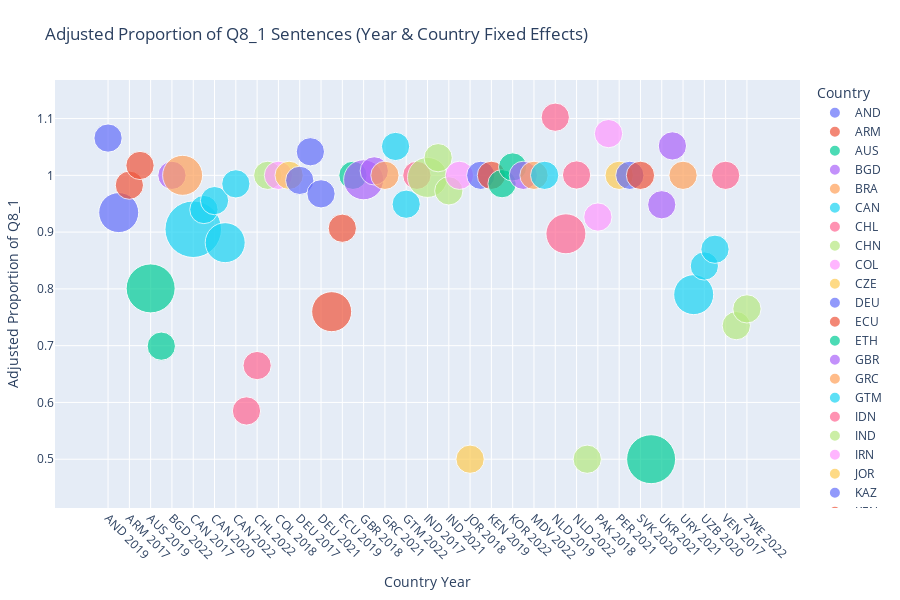

Notebook code for this chart:
### Code cell
# Estimate and visualize country- and year-adjusted proportions of Q8_1 sentences using fixed-effects regression.
# Apply OLS with categorical controls for country and year to obtain adjusted proportions.
# Plot fitted values as a scatter visualization across country-year combinations.

%run q8_fixed_effects_proportion.py

### Figure 1 — Plotly figure (JSON) as saved in the notebook; plotly's stock layout.template omitted (floating-point values rounded to 4 significant figures)
{"data": [{"hovertemplate": "<b>%{hovertext}</b><br><br>B_COUNTRY_ALPHA=AND<br>Country Year=%{x}<br>Adjusted Proportion of Q8_1=%{y}<br>Sentence Count=%{marker.size}<extra></extra>", "hovertext": ["AND 2019", "AND 2020"], "legendgroup": "AND", "marker": {"color": "#636efa", "size": [1, 2], "sizemode": "area", "sizeref": 0.0025, "symbol": "circle"}, "mode": "markers", "name": "AND", "orientation": "v", "showlegend": true, "type": "scatter", "x": ["AND 2019", "AND 2020"], "xaxis": "x", "y": [1.066, 0.9344], "yaxis": "y"}, {"hovertemplate": "<b>%{hovertext}</b><br><br>B_COUNTRY_ALPHA=ARM<br>Country Year=%{x}<br>Adjusted Proportion of Q8_1=%{y}<br>Sentence Count=%{marker.size}<extra></extra>", "hovertext": ["ARM 2017", "ARM 2018"], "legendgroup": "ARM", "marker": {"color": "#EF553B", "size": [1, 1], "sizemode": "area", "sizeref": 0.0025, "symbol": "circle"}, "mode": "markers", "name": "ARM", "orientation": "v", "showlegend": true, "type": "scatter", "x": ["ARM 2017", "ARM 2018"], "xaxis": "x", "y": [0.9826, 1.017], "yaxis": "y"}, {"hovertemplate": "<b>%{hovertext}</b><br><br>B_COUNTRY_ALPHA=AUS<br>Country Year=%{x}<br>Adjusted Proportion of Q8_1=%{y}<br>Sentence Count=%{marker.size}<extra></extra>", "hovertext": ["AUS 2019", "AUS 2022"], "legendgroup": "AUS", "marker": {"color": "#00cc96", "size": [3, 1], "sizemode": "area", "sizeref": 0.0025, "symbol": "circle"}, "mode": "markers", "name": "AUS", "orientation": "v", "showlegend": true, "type": "scatter", "x": ["AUS 2019", "AUS 2022"], "xaxis": "x", "y": [0.8009, 0.6991], "yaxis": "y"}, {"hovertemplate": "<b>%{hovertext}</b><br><br>B_COUNTRY_ALPHA=BGD<br>Country Year=%{x}<br>Adjusted Proportion of Q8_1=%{y}<br>Sentence Count=%{marker.size}<extra></extra>", "hovertext": ["BGD 2022"], "legendgroup": "BGD", "marker": {"color": "#ab63fa", "size": [1], "sizemode": "area", "sizeref": 0.0025, "symbol": "circle"}, "mode": "markers", "name": "BGD", "orientation": "v", "showlegend": true, "type": "scatter", "x": ["BGD 2022"], "xaxis": "x", "y": [1.0], "yaxis": "y"}, {"hovertemplate": "<b>%{hovertext}</b><br><br>B_COUNTRY_ALPHA=BRA<br>Country Year=%{x}<br>Adjusted Proportion of Q8_1=%{y}<br>Sentence Count=%{marker.size}<extra></extra>", "hovertext": ["BRA 2019"], "legendgroup": "BRA", "marker": {"color": "#FFA15A", "size": [2], "sizemode": "area", "sizeref": 0.0025, "symbol": "circle"}, "mode": "markers", "name": "BRA", "orientation": "v", "showlegend": true, "type": "scatter", "x": ["BRA 2019"], "xaxis": "x", "y": [1.0], "yaxis": "y"}, {"hovertemplate": "<b>%{hovertext}</b><br><br>B_COUNTRY_ALPHA=CAN<br>Country Year=%{x}<br>Adjusted Proportion of Q8_1=%{y}<br>Sentence Count=%{marker.size}<extra></extra>", "hovertext": ["CAN 2017", "CAN 2018", "CAN 2020", "CAN 2021", "CAN 2022"], "legendgroup": "CAN", "marker": {"color": "#19d3f3", "size": [4, 1, 1, 2, 1], "sizemode": "area", "sizeref": 0.0025, "symbol": "circle"}, "mode": "markers", "name": "CAN", "orientation": "v", "showlegend": true, "type": "scatter", "x": ["CAN 2017", "CAN 2018", "CAN 2020", "CAN 2021", "CAN 2022"], "xaxis": "x", "y": [0.9051, 0.9398, 0.9555, 0.8814, 0.985], "yaxis": "y"}, {"hovertemplate": "<b>%{hovertext}</b><br><br>B_COUNTRY_ALPHA=CHL<br>Country Year=%{x}<br>Adjusted Proportion of Q8_1=%{y}<br>Sentence Count=%{marker.size}<extra></extra>", "hovertext": ["CHL 2017", "CHL 2022"], "legendgroup": "CHL", "marker": {"color": "#FF6692", "size": [1, 1], "sizemode": "area", "sizeref": 0.0025, "symbol": "circle"}, "mode": "markers", "name": "CHL", "orientation": "v", "showlegend": true, "type": "scatter", "x": ["CHL 2017", "CHL 2022"], "xaxis": "x", "y": [0.585, 0.665], "yaxis": "y"}, {"hovertemplate": "<b>%{hovertext}</b><br><br>B_COUNTRY_ALPHA=CHN<br>Country Year=%{x}<br>Adjusted Proportion of Q8_1=%{y}<br>Sentence Count=%{marker.size}<extra></extra>", "hovertext": ["CHN 2020"], "legendgroup": "CHN", "marker": {"color": "#B6E880", "size": [1], "sizemode": "area", "sizeref": 0.0025, "symbol": "circle"}, "mode": "markers", "name": "CHN", "orientation": "v", "showlegend": true, "type": "scatter", "x": ["CHN 2020"], "xaxis": "x", "y": [1.0], "yaxis": "y"}, {"hovertemplate": "<b>%{hovertext}</b><br><br>B_COUNTRY_ALPHA=COL<br>Country Year=%{x}<br>Adjusted Proportion of Q8_1=%{y}<br>Sentence Count=%{marker.size}<extra></extra>", "hovertext": ["COL 2018"], "legendgroup": "COL", "marker": {"color": "#FF97FF", "size": [1], "sizemode": "area", "sizeref": 0.0025, "symbol": "circle"}, "mode": "markers", "name": "COL", "orientation": "v", "showlegend": true, "type": "scatter", "x": ["COL 2018"], "xaxis": "x", "y": [1.0], "yaxis": "y"}, {"hovertemplate": "<b>%{hovertext}</b><br><br>B_COUNTRY_ALPHA=CZE<br>Country Year=%{x}<br>Adjusted Proportion of Q8_1=%{y}<br>Sentence Count=%{marker.size}<extra></extra>", "hovertext": ["CZE 2020"], "legendgroup": "CZE", "marker": {"color": "#FECB52", "size": [1], "sizemode": "area", "sizeref": 0.0025, "symbol": "circle"}, "mode": "markers", "name": "CZE", "orientation": "v", "showlegend": true, "type": "scatter", "x": ["CZE 2020"], "xaxis": "x", "y": [1.0], "yaxis": "y"}, {"hovertemplate": "<b>%{hovertext}</b><br><br>B_COUNTRY_ALPHA=DEU<br>Country Year=%{x}<br>Adjusted Proportion of Q8_1=%{y}<br>Sentence Count=%{marker.size}<extra></extra>", "hovertext": ["DEU 2017", "DEU 2020", "DEU 2021"], "legendgroup": "DEU", "marker": {"color": "#636efa", "size": [1, 1, 1], "sizemode": "area", "sizeref": 0.0025, "symbol": "circle"}, "mode": "markers", "name": "DEU", "orientation": "v", "showlegend": true, "type": "scatter", "x": ["DEU 2017", "DEU 2020", "DEU 2021"], "xaxis": "x", "y": [0.9911, 1.042, 0.9674], "yaxis": "y"}, {"hovertemplate": "<b>%{hovertext}</b><br><br>B_COUNTRY_ALPHA=ECU<br>Country Year=%{x}<br>Adjusted Proportion of Q8_1=%{y}<br>Sentence Count=%{marker.size}<extra></extra>", "hovertext": ["ECU 2018", "ECU 2019"], "legendgroup": "ECU", "marker": {"color": "#EF553B", "size": [2, 1], "sizemode": "area", "sizeref": 0.0025, "symbol": "circle"}, "mode": "markers", "name": "ECU", "orientation": "v", "showlegend": true, "type": "scatter", "x": ["ECU 2018", "ECU 2019"], "xaxis": "x", "y": [0.7599, 0.9068], "yaxis": "y"}, {"hovertemplate": "<b>%{hovertext}</b><br><br>B_COUNTRY_ALPHA=ETH<br>Country Year=%{x}<br>Adjusted Proportion of Q8_1=%{y}<br>Sentence Count=%{marker.size}<extra></extra>", "hovertext": ["ETH 2019"], "legendgroup": "ETH", "marker": {"color": "#00cc96", "size": [1], "sizemode": "area", "sizeref": 0.0025, "symbol": "circle"}, "mode": "markers", "name": "ETH", "orientation": "v", "showlegend": true, "type": "scatter", "x": ["ETH 2019"], "xaxis": "x", "y": [1.0], "yaxis": "y"}, {"hovertemplate": "<b>%{hovertext}</b><br><br>B_COUNTRY_ALPHA=GBR<br>Country Year=%{x}<br>Adjusted Proportion of Q8_1=%{y}<br>Sentence Count=%{marker.size}<extra></extra>", "hovertext": ["GBR 2018", "GBR 2020"], "legendgroup": "GBR", "marker": {"color": "#ab63fa", "size": [2, 1], "sizemode": "area", "sizeref": 0.0025, "symbol": "circle"}, "mode": "markers", "name": "GBR", "orientation": "v", "showlegend": true, "type": "scatter", "x": ["GBR 2018", "GBR 2020"], "xaxis": "x", "y": [0.9921, 1.008], "yaxis": "y"}, {"hovertemplate": "<b>%{hovertext}</b><br><br>B_COUNTRY_ALPHA=GRC<br>Country Year=%{x}<br>Adjusted Proportion of Q8_1=%{y}<br>Sentence Count=%{marker.size}<extra></extra>", "hovertext": ["GRC 2021"], "legendgroup": "GRC", "marker": {"color": "#FFA15A", "size": [1], "sizemode": "area", "sizeref": 0.0025, "symbol": "circle"}, "mode": "markers", "name": "GRC", "orientation": "v", "showlegend": true, "type": "scatter", "x": ["GRC 2021"], "xaxis": "x", "y": [1.0], "yaxis": "y"}, {"hovertemplate": "<b>%{hovertext}</b><br><br>B_COUNTRY_ALPHA=GTM<br>Country Year=%{x}<br>Adjusted Proportion of Q8_1=%{y}<br>Sentence Count=%{marker.size}<extra></extra>", "hovertext": ["GTM 2019", "GTM 2022"], "legendgroup": "GTM", "marker": {"color": "#19d3f3", "size": [1, 1], "sizemode": "area", "sizeref": 0.0025, "symbol": "circle"}, "mode": "markers", "name": "GTM", "orientation": "v", "showlegend": true, "type": "scatter", "x": ["GTM 2019", "GTM 2022"], "xaxis": "x", "y": [1.051, 0.9491], "yaxis": "y"}, {"hovertemplate": "<b>%{hovertext}</b><br><br>B_COUNTRY_ALPHA=IDN<br>Country Year=%{x}<br>Adjusted Proportion of Q8_1=%{y}<br>Sentence Count=%{marker.size}<extra></extra>", "hovertext": ["IDN 2018"], "legendgroup": "IDN", "marker": {"color": "#FF6692", "size": [1], "sizemode": "area", "sizeref": 0.0025, "symbol": "circle"}, "mode": "markers", "name": "IDN", "orientation": "v", "showlegend": true, "type": "scatter", "x": ["IDN 2018"], "xaxis": "x", "y": [1.0], "yaxis": "y"}, {"hovertemplate": "<b>%{hovertext}</b><br><br>B_COUNTRY_ALPHA=IND<br>Country Year=%{x}<br>Adjusted Proportion of Q8_1=%{y}<br>Sentence Count=%{marker.size}<extra></extra>", "hovertext": ["IND 2017", "IND 2018", "IND 2021"], "legendgroup": "IND", "marker": {"color": "#B6E880", "size": [2, 1, 1], "sizemode": "area", "sizeref": 0.0025, "symbol": "circle"}, "mode": "markers", "name": "IND", "orientation": "v", "showlegend": true, "type": "scatter", "x": ["IND 2017", "IND 2018", "IND 2021"], "xaxis": "x", "y": [0.9963, 1.031, 0.9727], "yaxis": "y"}, {"hovertemplate": "<b>%{hovertext}</b><br><br>B_COUNTRY_ALPHA=IRN<br>Country Year=%{x}<br>Adjusted Proportion of Q8_1=%{y}<br>Sentence Count=%{marker.size}<extra></extra>", "hovertext": ["IRN 2022"], "legendgroup": "IRN", "marker": {"color": "#FF97FF", "size": [1], "sizemode": "area", "sizeref": 0.0025, "symbol": "circle"}, "mode": "markers", "name": "IRN", "orientation": "v", "showlegend": true, "type": "scatter", "x": ["IRN 2022"], "xaxis": "x", "y": [1.0], "yaxis": "y"}, {"hovertemplate": "<b>%{hovertext}</b><br><br>B_COUNTRY_ALPHA=JOR<br>Country Year=%{x}<br>Adjusted Proportion of Q8_1=%{y}<br>Sentence Count=%{marker.size}<extra></extra>", "hovertext": ["JOR 2018"], "legendgroup": "JOR", "marker": {"color": "#FECB52", "size": [1], "sizemode": "area", "sizeref": 0.0025, "symbol": "circle"}, "mode": "markers", "name": "JOR", "orientation": "v", "showlegend": true, "type": "scatter", "x": ["JOR 2018"], "xaxis": "x", "y": [0.5], "yaxis": "y"}, {"hovertemplate": "<b>%{hovertext}</b><br><br>B_COUNTRY_ALPHA=KAZ<br>Country Year=%{x}<br>Adjusted Proportion of Q8_1=%{y}<br>Sentence Count=%{marker.size}<extra></extra>", "hovertext": ["KAZ 2020"], "legendgroup": "KAZ", "marker": {"color": "#636efa", "size": [1], "sizemode": "area", "sizeref": 0.0025, "symbol": "circle"}, "mode": "markers", "name": "KAZ", "orientation": "v", "showlegend": true, "type": "scatter", "x": ["KAZ 2020"], "xaxis": "x", "y": [1.0], "yaxis": "y"}, {"hovertemplate": "<b>%{hovertext}</b><br><br>B_COUNTRY_ALPHA=KEN<br>Country Year=%{x}<br>Adjusted Proportion of Q8_1=%{y}<br>Sentence Count=%{marker.size}<extra></extra>", "hovertext": ["KEN 2019"], "legendgroup": "KEN", "marker": {"color": "#EF553B", "size": [1], "sizemode": "area", "sizeref": 0.0025, "symbol": "circle"}, "mode": "markers", "name": "KEN", "orientation": "v", "showlegend": true, "type": "scatter", "x": ["KEN 2019"], "xaxis": "x", "y": [1.0], "yaxis": "y"}, {"hovertemplate": "<b>%{hovertext}</b><br><br>B_COUNTRY_ALPHA=KOR<br>Country Year=%{x}<br>Adjusted Proportion of Q8_1=%{y}<br>Sentence Count=%{marker.size}<extra></extra>", "hovertext": ["KOR 2020", "KOR 2022"], "legendgroup": "KOR", "marker": {"color": "#00cc96", "size": [1, 1], "sizemode": "area", "sizeref": 0.0025, "symbol": "circle"}, "mode": "markers", "name": "KOR", "orientation": "v", "showlegend": true, "type": "scatter", "x": ["KOR 2020", "KOR 2022"], "xaxis": "x", "y": [0.9852, 1.015], "yaxis": "y"}, {"hovertemplate": "<b>%{hovertext}</b><br><br>B_COUNTRY_ALPHA=MAR<br>Country Year=%{x}<br>Adjusted Proportion of Q8_1=%{y}<br>Sentence Count=%{marker.size}<extra></extra>", "hovertext": ["MAR 2022"], "legendgroup": "MAR", "marker": {"color": "#ab63fa", "size": [1], "sizemode": "area", "sizeref": 0.0025, "symbol": "circle"}, "mode": "markers", "name": "MAR", "orientation": "v", "showlegend": true, "type": "scatter", "x": ["MAR 2022"], "xaxis": "x", "y": [1.0], "yaxis": "y"}, {"hovertemplate": "<b>%{hovertext}</b><br><br>B_COUNTRY_ALPHA=MDV<br>Country Year=%{x}<br>Adjusted Proportion of Q8_1=%{y}<br>Sentence Count=%{marker.size}<extra></extra>", "hovertext": ["MDV 2022"], "legendgroup": "MDV", "marker": {"color": "#FFA15A", "size": [1], "sizemode": "area", "sizeref": 0.0025, "symbol": "circle"}, "mode": "markers", "name": "MDV", "orientation": "v", "showlegend": true, "type": "scatter", "x": ["MDV 2022"], "xaxis": "x", "y": [1.0], "yaxis": "y"}, {"hovertemplate": "<b>%{hovertext}</b><br><br>B_COUNTRY_ALPHA=MEX<br>Country Year=%{x}<br>Adjusted Proportion of Q8_1=%{y}<br>Sentence Count=%{marker.size}<extra></extra>", "hovertext": ["MEX 2018"], "legendgroup": "MEX", "marker": {"color": "#19d3f3", "size": [1], "sizemode": "area", "sizeref": 0.0025, "symbol": "circle"}, "mode": "markers", "name": "MEX", "orientation": "v", "showlegend": true, "type": "scatter", "x": ["MEX 2018"], "xaxis": "x", "y": [1.0], "yaxis": "y"}, {"hovertemplate": "<b>%{hovertext}</b><br><br>B_COUNTRY_ALPHA=NLD<br>Country Year=%{x}<br>Adjusted Proportion of Q8_1=%{y}<br>Sentence Count=%{marker.size}<extra></extra>", "hovertext": ["NLD 2019", "NLD 2021", "NLD 2022"], "legendgroup": "NLD", "marker": {"color": "#FF6692", "size": [1, 2, 1], "sizemode": "area", "sizeref": 0.0025, "symbol": "circle"}, "mode": "markers", "name": "NLD", "orientation": "v", "showlegend": true, "type": "scatter", "x": ["NLD 2019", "NLD 2021", "NLD 2022"], "xaxis": "x", "y": [1.102, 0.897, 1.001], "yaxis": "y"}, {"hovertemplate": "<b>%{hovertext}</b><br><br>B_COUNTRY_ALPHA=NZL<br>Country Year=%{x}<br>Adjusted Proportion of Q8_1=%{y}<br>Sentence Count=%{marker.size}<extra></extra>", "hovertext": ["NZL 2018"], "legendgroup": "NZL", "marker": {"color": "#B6E880", "size": [1], "sizemode": "area", "sizeref": 0.0025, "symbol": "circle"}, "mode": "markers", "name": "NZL", "orientation": "v", "showlegend": true, "type": "scatter", "x": ["NZL 2018"], "xaxis": "x", "y": [0.5], "yaxis": "y"}, {"hovertemplate": "<b>%{hovertext}</b><br><br>B_COUNTRY_ALPHA=PAK<br>Country Year=%{x}<br>Adjusted Proportion of Q8_1=%{y}<br>Sentence Count=%{marker.size}<extra></extra>", "hovertext": ["PAK 2018", "PAK 2019"], "legendgroup": "PAK", "marker": {"color": "#FF97FF", "size": [1, 1], "sizemode": "area", "sizeref": 0.0025, "symbol": "circle"}, "mode": "markers", "name": "PAK", "orientation": "v", "showlegend": true, "type": "scatter", "x": ["PAK 2018", "PAK 2019"], "xaxis": "x", "y": [0.9265, 1.073], "yaxis": "y"}, {"hovertemplate": "<b>%{hovertext}</b><br><br>B_COUNTRY_ALPHA=PER<br>Country Year=%{x}<br>Adjusted Proportion of Q8_1=%{y}<br>Sentence Count=%{marker.size}<extra></extra>", "hovertext": ["PER 2021"], "legendgroup": "PER", "marker": {"color": "#FECB52", "size": [1], "sizemode": "area", "sizeref": 0.0025, "symbol": "circle"}, "mode": "markers", "name": "PER", "orientation": "v", "showlegend": true, "type": "scatter", "x": ["PER 2021"], "xaxis": "x", "y": [1.0], "yaxis": "y"}, {"hovertemplate": "<b>%{hovertext}</b><br><br>B_COUNTRY_ALPHA=RUS<br>Country Year=%{x}<br>Adjusted Proportion of Q8_1=%{y}<br>Sentence Count=%{marker.size}<extra></extra>", "hovertext": ["RUS 2022"], "legendgroup": "RUS", "marker": {"color": "#636efa", "size": [1], "sizemode": "area", "sizeref": 0.0025, "symbol": "circle"}, "mode": "markers", "name": "RUS", "orientation": "v", "showlegend": true, "type": "scatter", "x": ["RUS 2022"], "xaxis": "x", "y": [1.0], "yaxis": "y"}, {"hovertemplate": "<b>%{hovertext}</b><br><br>B_COUNTRY_ALPHA=SVK<br>Country Year=%{x}<br>Adjusted Proportion of Q8_1=%{y}<br>Sentence Count=%{marker.size}<extra></extra>", "hovertext": ["SVK 2020"], "legendgroup": "SVK", "marker": {"color": "#EF553B", "size": [1], "sizemode": "area", "sizeref": 0.0025, "symbol": "circle"}, "mode": "markers", "name": "SVK", "orientation": "v", "showlegend": true, "type": "scatter", "x": ["SVK 2020"], "xaxis": "x", "y": [1.0], "yaxis": "y"}, {"hovertemplate": "<b>%{hovertext}</b><br><br>B_COUNTRY_ALPHA=THA<br>Country Year=%{x}<br>Adjusted Proportion of Q8_1=%{y}<br>Sentence Count=%{marker.size}<extra></extra>", "hovertext": ["THA 2017"], "legendgroup": "THA", "marker": {"color": "#00cc96", "size": [3], "sizemode": "area", "sizeref": 0.0025, "symbol": "circle"}, "mode": "markers", "name": "THA", "orientation": "v", "showlegend": true, "type": "scatter", "x": ["THA 2017"], "xaxis": "x", "y": [0.5], "yaxis": "y"}, {"hovertemplate": "<b>%{hovertext}</b><br><br>B_COUNTRY_ALPHA=UKR<br>Country Year=%{x}<br>Adjusted Proportion of Q8_1=%{y}<br>Sentence Count=%{marker.size}<extra></extra>", "hovertext": ["UKR 2021", "UKR 2022"], "legendgroup": "UKR", "marker": {"color": "#ab63fa", "size": [1, 1], "sizemode": "area", "sizeref": 0.0025, "symbol": "circle"}, "mode": "markers", "name": "UKR", "orientation": "v", "showlegend": true, "type": "scatter", "x": ["UKR 2021", "UKR 2022"], "xaxis": "x", "y": [0.9482, 1.052], "yaxis": "y"}, {"hovertemplate": "<b>%{hovertext}</b><br><br>B_COUNTRY_ALPHA=URY<br>Country Year=%{x}<br>Adjusted Proportion of Q8_1=%{y}<br>Sentence Count=%{marker.size}<extra></extra>", "hovertext": ["URY 2021"], "legendgroup": "URY", "marker": {"color": "#FFA15A", "size": [1], "sizemode": "area", "sizeref": 0.0025, "symbol": "circle"}, "mode": "markers", "name": "URY", "orientation": "v", "showlegend": true, "type": "scatter", "x": ["URY 2021"], "xaxis": "x", "y": [1.0], "yaxis": "y"}, {"hovertemplate": "<b>%{hovertext}</b><br><br>B_COUNTRY_ALPHA=UZB<br>Country Year=%{x}<br>Adjusted Proportion of Q8_1=%{y}<br>Sentence Count=%{marker.size}<extra></extra>", "hovertext": ["UZB 2017", "UZB 2020", "UZB 2022"], "legendgroup": "UZB", "marker": {"color": "#19d3f3", "size": [2, 1, 1], "sizemode": "area", "sizeref": 0.0025, "symbol": "circle"}, "mode": "markers", "name": "UZB", "orientation": "v", "showlegend": true, "type": "scatter", "x": ["UZB 2017", "UZB 2020", "UZB 2022"], "xaxis": "x", "y": [0.7899, 0.8403, 0.8698], "yaxis": "y"}, {"hovertemplate": "<b>%{hovertext}</b><br><br>B_COUNTRY_ALPHA=VEN<br>Country Year=%{x}<br>Adjusted Proportion of Q8_1=%{y}<br>Sentence Count=%{marker.size}<extra></extra>", "hovertext": ["VEN 2017"], "legendgroup": "VEN", "marker": {"color": "#FF6692", "size": [1], "sizemode": "area", "sizeref": 0.0025, "symbol": "circle"}, "mode": "markers", "name": "VEN", "orientation": "v", "showlegend": true, "type": "scatter", "x": ["VEN 2017"], "xaxis": "x", "y": [1.0], "yaxis": "y"}, {"hovertemplate": "<b>%{hovertext}</b><br><br>B_COUNTRY_ALPHA=ZWE<br>Country Year=%{x}<br>Adjusted Proportion of Q8_1=%{y}<br>Sentence Count=%{marker.size}<extra></extra>", "hovertext": ["ZWE 2020", "ZWE 2022"], "legendgroup": "ZWE", "marker": {"color": "#B6E880", "size": [1, 1], "sizemode": "area", "sizeref": 0.0025, "symbol": "circle"}, "mode": "markers", "name": "ZWE", "orientation": "v", "showlegend": true, "type": "scatter", "x": ["ZWE 2020", "ZWE 2022"], "xaxis": "x", "y": [0.7352, 0.7648], "yaxis": "y"}], "layout": {"height": 600, "legend": {"itemsizing": "constant", "title": {"text": "Country"}, "tracegroupgap": 0}, "margin": {"b": 40, "l": 40, "r": 40, "t": 80}, "title": {"text": "Adjusted Proportion of Q8_1 Sentences (Year & Country Fixed Effects)"}, "xaxis": {"anchor": "y", "categoryarray": ["AND 2019", "AND 2020", "ARM 2017", "ARM 2018", "AUS 2019", "AUS 2022", "BGD 2022", "BRA 2019", "CAN 2017", "CAN 2018", "CAN 2020", "CAN 2021", "CAN 2022", "CHL 2017", "CHL 2022", "CHN 2020", "COL 2018", "CZE 2020", "DEU 2017", "DEU 2020", "DEU 2021", "ECU 2018", "ECU 2019", "ETH 2019", "GBR 2018", "GBR 2020", "GRC 2021", "GTM 2019", "GTM 2022", "IDN 2018", "IND 2017", "IND 2018", "IND 2021", "IRN 2022", "JOR 2018", "KAZ 2020", "KEN 2019", "KOR 2020", "KOR 2022", "MAR 2022", "MDV 2022", "MEX 2018", "NLD 2019", "NLD 2021", "NLD 2022", "NZL 2018", "PAK 2018", "PAK 2019", "PER 2021", "RUS 2022", "SVK 2020", "THA 2017", "UKR 2021", "UKR 2022", "URY 2021", "UZB 2017", "UZB 2020", "UZB 2022", "VEN 2017", "ZWE 2020", "ZWE 2022"], "categoryorder": "array", "domain": [0, 1], "tickangle": 45, "title": {"text": "Country Year"}}, "yaxis": {"anchor": "x", "domain": [0, 1], "title": {"text": "Adjusted Proportion of Q8_1"}}}}
